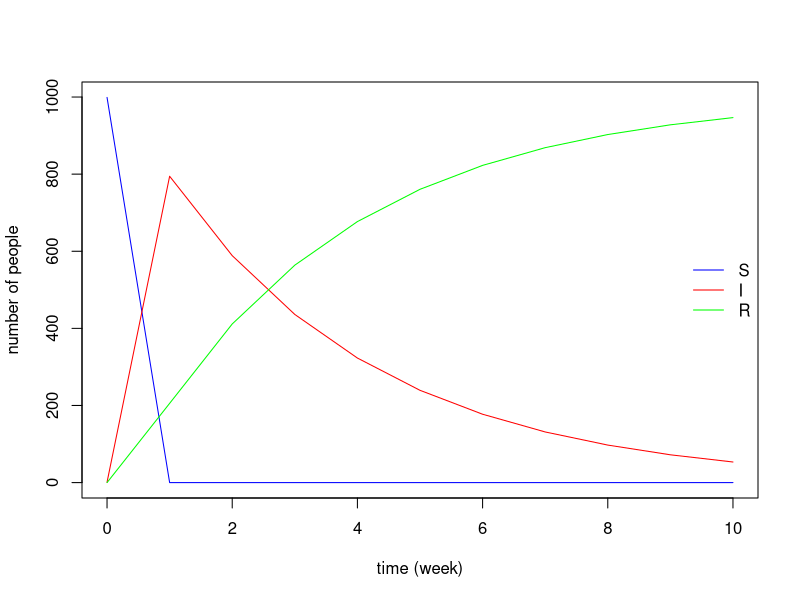

The R script that drew this image:
install.packages("deSolve")
library(deSolve)

# SIR's base model with differential
sir_formula <- function(time, variables, parameters) {
  with(as.list(c(variables, parameters)), {
    differential_S <- -beta * I * S
    differential_I <-  beta * I * S - gamma * I
    differential_R <-  gamma * I
    return(list(c(differential_S, differential_I, differential_R)))
  })
}

# settings
# beta: weekly infectious contact rate
# gamma: weekly recovery rate
param_vals <- c(
  beta  = 0.03, gamma = 0.3
)

#other settings
colors <- c("blue", "red", "green")
initial_vals <- c(S = 999, I = 1, R = 0)
time_vals <- seq(0, 10)
sir_model <- ode(
  y = initial_vals,
  times = time_vals,
  func = sir_formula,
  parms = param_vals 
)
sir_model <- as.data.frame(sir_model)

#plot
with(sir_model, {
  plot(time, S, type = "l", col = colors[1], xlab = "time (week)", ylab = "number of people")
  lines(time, I, col = colors[2])
  lines(time, R, col = colors[3])
})
legend("right", c("S", "I", "R"), col = c(colors[1], colors[2], colors[3]), lty = 1, bty = "n")
